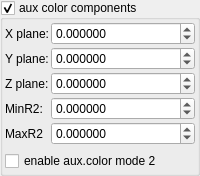
    <widget class="MyGroupBox" name="groupCheck_fold_color_aux_color_enabled_false">
     <property name="title">
      <string>aux color components</string>
     </property>
     <property name="checkable">
      <bool>true</bool>
     </property>
     <layout class="QVBoxLayout" name="verticalLayout_11">
      <property name="leftMargin">
       <number>2</number>
      </property>
      <property name="topMargin">
       <number>2</number>
      </property>
      <property name="rightMargin">
       <number>2</number>
      </property>
      <property name="bottomMargin">
       <number>2</number>
      </property>
      <item>
       <layout class="QGridLayout" name="gridLayout_16" columnstretch="0,1">
        <property name="spacing">
         <number>2</number>
        </property>
        <item row="2" column="0">
         <widget class="QLabel" name="label_42">
          <property name="text">
           <string>Z plane:</string>
          </property>
         </widget>
        </item>
        <item row="1" column="1">
         <widget class="MyDoubleSpinBox" name="spinbox3_mandelbox_color_y">
          <property name="sizePolicy">
           <sizepolicy hsizetype="Minimum" vsizetype="Maximum">
            <horstretch>0</horstretch>
            <verstretch>0</verstretch>
           </sizepolicy>
          </property>
          <property name="prefix">
           <string/>
          </property>
          <property name="suffix">
           <string/>
          </property>
          <property name="decimals">
           <number>6</number>
          </property>
          <property name="minimum">
           <double>-100.000000000000000</double>
          </property>
          <property name="maximum">
           <double>100.000000000000000</double>
          </property>
          <property name="singleStep">
           <double>0.100000000000000</double>
          </property>
         </widget>
        </item>
        <item row="0" column="0">
         <widget class="QLabel" name="label_34">
          <property name="text">
           <string>X plane:</string>
          </property>
         </widget>
        </item>
        <item row="0" column="1">
         <widget class="MyDoubleSpinBox" name="spinbox3_mandelbox_color_x">
          <property name="sizePolicy">
           <sizepolicy hsizetype="Minimum" vsizetype="Maximum">
            <horstretch>0</horstretch>
            <verstretch>0</verstretch>
           </sizepolicy>
          </property>
          <property name="prefix">
           <string/>
          </property>
          <property name="suffix">
           <string/>
          </property>
          <property name="decimals">
           <number>6</number>
          </property>
          <property name="minimum">
           <double>-100.000000000000000</double>
          </property>
          <property name="maximum">
           <double>100.000000000000000</double>
          </property>
          <property name="singleStep">
           <double>0.100000000000000</double>
          </property>
         </widget>
        </item>
        <item row="2" column="1">
         <widget class="MyDoubleSpinBox" name="spinbox3_mandelbox_color_z">
          <property name="sizePolicy">
           <sizepolicy hsizetype="Minimum" vsizetype="Maximum">
            <horstretch>0</horstretch>
            <verstretch>0</verstretch>
           </sizepolicy>
          </property>
          <property name="prefix">
           <string/>
          </property>
          <property name="suffix">
           <string/>
          </property>
          <property name="decimals">
           <number>6</number>
          </property>
          <property name="minimum">
           <double>-100.000000000000000</double>
          </property>
          <property name="maximum">
           <double>100.000000000000000</double>
          </property>
          <property name="singleStep">
           <double>0.100000000000000</double>
          </property>
         </widget>
        </item>
        <item row="1" column="0">
         <widget class="QLabel" name="label_43">
          <property name="text">
           <string>Y plane:</string>
          </property>
         </widget>
        </item>
        <item row="4" column="0">
         <widget class="QLabel" name="label_47">
          <property name="text">
           <string>MaxR2</string>
          </property>
         </widget>
        </item>
        <item row="3" column="0">
         <widget class="QLabel" name="label_49">
          <property name="text">
           <string>MinR2:</string>
          </property>
         </widget>
        </item>
        <item row="4" column="1">
         <widget class="MyDoubleSpinBox" name="spinbox_mandelbox_color_Sp2">
          <property name="sizePolicy">
           <sizepolicy hsizetype="Minimum" vsizetype="Maximum">
            <horstretch>0</horstretch>
            <verstretch>0</verstretch>
           </sizepolicy>
          </property>
          <property name="prefix">
           <string/>
          </property>
          <property name="suffix">
           <string/>
          </property>
          <property name="decimals">
           <number>6</number>
          </property>
          <property name="minimum">
           <double>-100.000000000000000</double>
          </property>
          <property name="maximum">
           <double>100.000000000000000</double>
          </property>
          <property name="singleStep">
           <double>0.100000000000000</double>
          </property>
         </widget>
        </item>
        <item row="3" column="1">
         <widget class="MyDoubleSpinBox" name="spinbox_mandelbox_color_Sp1">
          <property name="sizePolicy">
           <sizepolicy hsizetype="Minimum" vsizetype="Maximum">
            <horstretch>0</horstretch>
            <verstretch>0</verstretch>
           </sizepolicy>
          </property>
          <property name="prefix">
           <string/>
          </property>
          <property name="suffix">
           <string/>
          </property>
          <property name="decimals">
           <number>6</number>
          </property>
          <property name="minimum">
           <double>-100.000000000000000</double>
          </property>
          <property name="maximum">
           <double>100.000000000000000</double>
          </property>
          <property name="singleStep">
           <double>0.100000000000000</double>
          </property>
         </widget>
        </item>
       </layout>
      </item>
      <item>
       <widget class="MyCheckBox" name="checkBox_transf_function_enabledCx_false">
        <property name="text">
         <string>enable aux.color mode 2</string>
        </property>
       </widget>
      </item>
     </layout>
    </widget>
